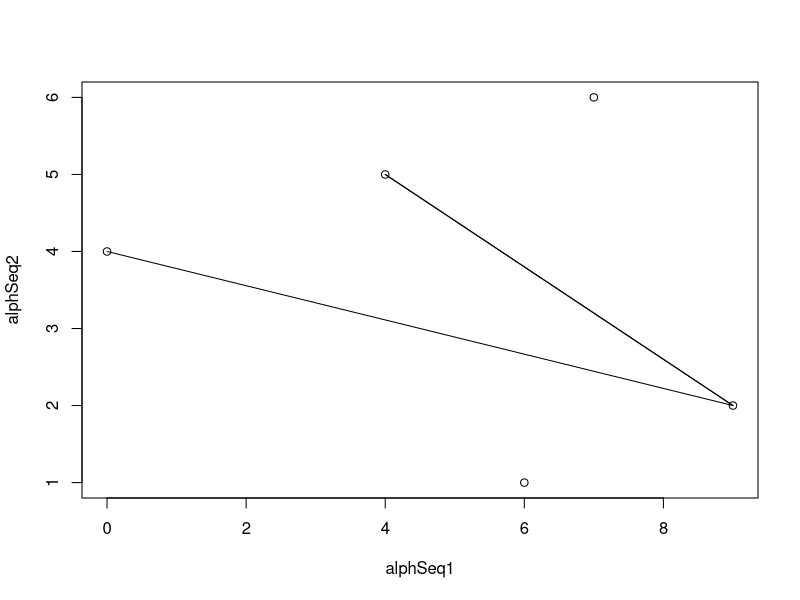

R code for this plot:

{
  library(pracma)
  library(tidyverse)
  
  
  alph=5
  adjM<-matrix(0,nrow=alph,ncol=alph,byrow=FALSE)

  for(i in 2:alph)
  {
    q<-(round(rand(i,1),0))

    #print (q)
    for(j in 2:i)
    {
    adjM[j-1,i]<-q[j,1]
    adjM[i,j-1]=adjM[j-1,i]
    }
    #print(adjM)
  }
  adjS1<-c()

  
  for (rows in 1:(nrow(adjM)-1)) {
    for ( columns in (rows+1):ncol(adjM)) {
      adjS1<-append(adjS1,adjM[rows,columns])
      #Length buffering
    }  }

    print ((length(adjS1)))
  adjS2<-c()

  for(i in 1:(length(adjS1)))
    {adjS2[i]=adjS1[length(adjS1)-i+1]}

  

print(adjM)

print(adjS1)
print(adjS2)
alphSeq1<-round(rand(1,alph),1)*10
alphSeq2<-round(rand(1,alph),1)*10

alph_df<-data.frame(alphSeq1,alphSeq2)
alphCoord <- rbind(alphSeq1,alphSeq2)

plot(alphSeq1,alphSeq2)

m=(length(adjS1)+1)
aCounter =0
cCounter=0

for(i in 1:(nrow(adjM)-1)){
  bCounter=2
  bCounter=bCounter+cCounter
  for(j in bCounter:(ncol(adjM)))
  {
    aCounter=aCounter+1
    if((adjM[j,i]&adjM[i,j])==1)
      {
      segments(alphSeq1[i],alphSeq2[i],alphSeq1[j],alphSeq2[j])
      }
    }
    
  }

  cCounter=cCounter+1
  }

  #print(cCounter)



